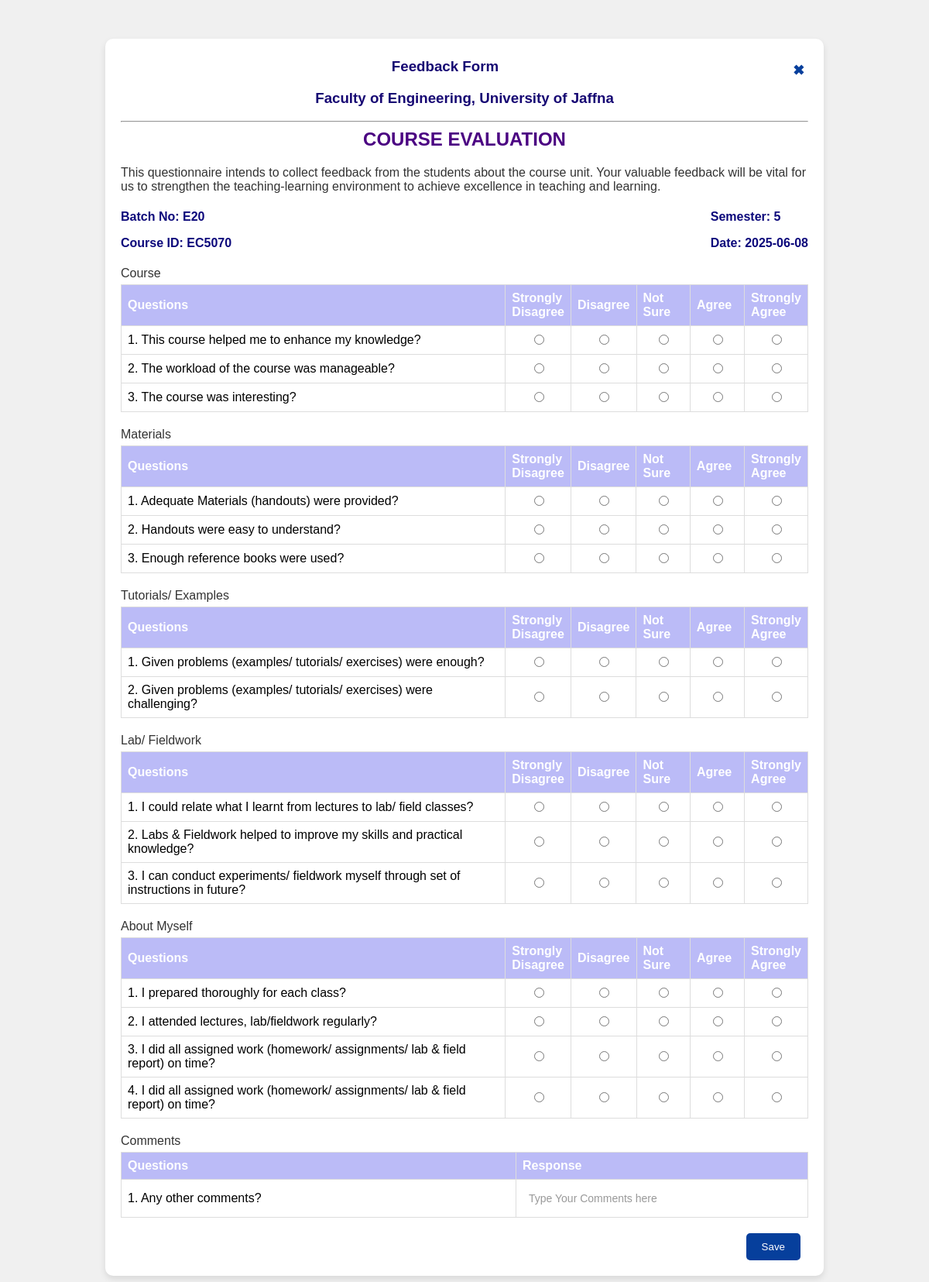
The app's page /Feedback Management System/Student/course_feedback.php?CourseId=EC5070&RegNo=2020E001 (signed in) with its own data.
### tables this page shows
CREATE TABLE `student` (
  `RegNo` varchar(8) NOT NULL,
  `Student_Name` varchar(150) DEFAULT NULL,
  `Address` varchar(150) DEFAULT NULL,
  `PhoneNo` int(10) DEFAULT NULL,
  `BatchNo` enum('E19','E20','E21','E22','E23') DEFAULT NULL,
  `Email` varchar(150) DEFAULT NULL,
  `Semester` enum('1','2','3','4','5','6','7','8') DEFAULT NULL
);

CREATE TABLE `course` (
  `CourseId` varchar(6) NOT NULL,
  `Course_Name` varchar(150) DEFAULT NULL,
  `Department` enum('Interdisciplinary studies','Computer Engineering','Electrical and Elocronics Engineering','Civil Engineering','Mechanical Engineering') DEFAULT NULL,
  `Semester` enum('1','2','3','4','5','6','7','8') DEFAULT NULL,
  `Credit` int(1) NOT NULL
);

CREATE TABLE `course_feedback_contains` (
  `QueId` varchar(4) NOT NULL,
  `QueType` varchar(100) NOT NULL,
  `QueText` varchar(300) NOT NULL
);

### Feedback Management System/Student/course_feedback.php (the view, shortened to what this page needs)
<?php
require_once "../MA/config.php";
$courseId = trim($_GET["CourseId"]);
$regNo = trim($_GET["RegNo"]);
$feedbackGiven = false;
$sqlCheckFeedback = "SELECT COUNT(*) FROM gives_course_feedback WHERE RegNo = ? AND CourseId = ?";
if ($stmtCheckFeedback = $conn->prepare($sqlCheckFeedback)) {
    $stmtCheckFeedback->bind_param("ss", $regNo, $courseId);
    if ($stmtCheckFeedback->execute()) {
        $stmtCheckFeedback->store_result();
        $stmtCheckFeedback->bind_result($feedbackCount);
        $feedbackGiven = $feedbackCount > 0;
    } else {
        exit("Oops! Something went wrong. Please try again later.");
    }
}
$sqlSemester = "SELECT Semester FROM course WHERE CourseId = ?";
if ($stmtSemester = $conn->prepare($sqlSemester)) {
    $stmtSemester->bind_param("s", $courseId);
    if ($stmtSemester->execute()) {
        $stmtSemester->store_result();
        if ($stmtSemester->num_rows == 1) {
            $stmtSemester->bind_result($semester);
        } else {
            exit("Semester details not found.");
        }
    } else {
        exit("Oops! Something went wrong. Please try again later.");
    }
}
$batchNo = 'Unknown';
$sqlBatch = "SELECT BatchNo FROM student WHERE RegNo = ?";
if ($stmtBatch = $conn->prepare($sqlBatch)) {
    $stmtBatch->bind_param("s", $regNo);
    if ($stmtBatch->execute()) {
        $stmtBatch->store_result();
        if ($stmtBatch->num_rows == 1) {
            $stmtBatch->bind_result($batch);
            $batchNo = $batch;
        } else {
            $batchNo = 'Not found';
        }
    } else {
        $batchNo = 'Error fetching batch number';
    }
}
$sql = "SELECT QueId, QueType, QueText FROM course_feedback_contains ORDER BY QueType AND QueId";
if ($stmt = $conn->prepare($sql)) {
    if ($stmt->execute()) {
        $stmt->store_result();
        if ($stmt->num_rows > 0) {
            $stmt->bind_result($queId, $queType, $queText);
            $currentType = null;
            $questions = [];
            while ($stmt->fetch()) {
                if ($currentType !== $queType) {
                    if ($currentType !== null) {
                        $questions[] = ['type' => $currentType, 'questions' => $currentQuestions];
                    }
                    $currentType = $queType;
                    $currentQuestions = [];
                }
                $currentQuestions[] = ['QueId' => $queId, 'QueText' => $queText];
            }
            if ($currentType !== null) {
                $questions[] = ['type' => $currentType, 'questions' => $currentQuestions];
            }
        } else {
            exit("No questions found.");
        }
    } else {
        exit("Oops! Something went wrong. Please try again later.");
    }
} else {
    exit("Oops! Something went wrong. Please try again later.");
}
?>
<!DOCTYPE html>
<html lang="en">
<head>
    <link rel="stylesheet" href="course_feedback_style.css">
    <link rel="stylesheet" href="https://cdnjs.cloudflare.com/ajax/libs/font-awesome/6.5.2/css/all.min.css" />
</head>
<body>
    <div class="container">
        <button onclick="closeFeedback()" class="close-button">&#10006;</button>
        <h3>Feedback Form</h3>
        <h3>Faculty of Engineering, University of Jaffna</h3>
        <hr>
        <h2>COURSE EVALUATION</h2>
        <p>This questionnaire intends to collect feedback from the students about the course unit. Your valuable feedback will be vital for us to strengthen the teaching-learning environment to achieve excellence in teaching and learning.</p>
        <div class="info-container">
            <div class="info-left">
                <p>Batch No: <?php echo htmlspecialchars($batchNo); ?></p>
                <p>Course ID: <?php echo htmlspecialchars($courseId); ?></p>
            </div>
            <div class="info-right">
                <p>Semester: <?php echo htmlspecialchars($semester); ?></p>
                <p>Date: <?php echo htmlspecialchars(date('Y-m-d')); ?></p>
            </div>
        </div>
        <form id="feedbackForm" method="post" action="save_feedback.php?CourseId=<?php echo htmlspecialchars($courseId); ?>&RegNo=<?php echo htmlspecialchars($regNo); ?>">
            <?php foreach ($questions as $questionType) : ?>
                <p><?php echo htmlspecialchars($questionType['type']); ?></p>
                <table>
                    <tr>
                        <?php if ($questionType['type'] === 'Comments') : ?>
                            <th class='questions-header'>Questions</th>
                            <th>Response</th>
                        <?php else : ?>
                            <th class='questions-header'>Questions</th>
                            <th>Strongly Disagree</th>
                            <th>Disagree</th>
                            <th>Not Sure</th>
                            <th>Agree</th>
                            <th>Strongly Agree</th>
                        <?php endif; ?>
                    </tr>
                    <?php $count = 1; ?>
                    <?php foreach ($questionType['questions'] as $question) : ?>
                        <tr>
                            <?php if ($questionType['type'] === 'Comments') : ?>
                                <td class='question-column' style='width: 57.5%;'><?php echo $count . ". " . htmlspecialchars($question['QueText']); ?></td>
                                <td class='response-column' style='width: 42.5%;'><input type='text' id='comments' class='response-input' name='responses[<?php echo $question['QueId']; ?>]' placeholder='Type Your Comments here'></td>
                            <?php else : ?>
                                <?php $nameAttribute = 'responses[' . $question['QueId'] . ']'; ?>
                                <td class='question-column'><?php echo $count . ". " . htmlspecialchars($question['QueText']); ?></td>
                                <td class='response-column'><input type='radio' class='single-checkbox' name='<?php echo $nameAttribute; ?>' value='1'></td>
                                <td class='response-column'><input type='radio' class='single-checkbox' name='<?php echo $nameAttribute; ?>' value='2'></td>
                                <td class='response-column'><input type='radio' class='single-checkbox' name='<?php echo $nameAttribute; ?>' value='3'></td>
                                <td class='response-column'><input type='radio' class='single-checkbox' name='<?php echo $nameAttribute; ?>' value='4'></td>
                                <td class='response-column'><input type='radio' class='single-checkbox' name='<?php echo $nameAttribute; ?>' value='5'></td>
                            <?php endif; ?>
                        </tr>
                        <?php $count++; ?>
                    <?php endforeach; ?>
                </table>
            <?php endforeach; ?>
            <div class="actions">
                <?php if ($feedbackGiven) : ?>
                    <p>You have already given feedback for this course.</p>
                <?php else : ?>
                    <button type="button" onclick="validateAndSaveFeedback()">Save</button>
                <?php endif; ?>
            </div>
        </form>
    </div>
</body>
</html>

### Feedback Management System/Student/course_feedback_style.css (style rules this page uses)
body { font-family: Arial, sans-serif; background-color: #f0f0f0; }
.container { width: 75%; margin: 50px auto; background-color: #ffffff; padding: 20px; border-radius: 10px; box-shadow: 0 4px 8px rgba(0, 0, 0, 0.1); }
h3 { color: rgb(22, 7, 115); text-align: center; justify-content: center; margin-top: 5px; }
h2 { color: #4b0082; text-align: center; margin-top: 5px; }
p { color: #333333; margin-bottom: 5px; }
hr { color: #4b0082; }
.info-container { display: flex; justify-content: space-between; }
.info-left { flex: 1; text-align: left; }
.info-right { flex: -1; text-align: left; }
table { width: 100%; border-collapse: collapse; margin-bottom: 20px; }
th, td { border: 1px solid #dddddd; text-align: left; padding: 8px; }
th { background-color: #bbbbf7; color: #ffffff; }
th.questions-header { width: 50%; }
td.question-column { width: 60%; padding: 8px; }
td.response-column { width: 8%; padding: 8px; text-align: center; }
.actions { margin-top: 20px; text-align: right; }
button { padding: 10px 20px; border: none; background-color: #063f9c; color: #ffffff; cursor: pointer; margin: 0 10px; border-radius: 5px; transition: background-color 0.3s ease; }
.response-input { width: 96%; padding: 8px; border: none; border-radius: 4px; font-size: 14px; outline: none; }
.response-input::placeholder { color: #999; }
.close-button { color: #063f9c; float: right; font-size: 18px; font-weight: bold; background-color: transparent; margin-right: -15px; }
.info-container p { color: #0c087b; font-weight: 550; }

### records on screen
student: BatchNo "E20"
course: Semester "5"
course_feedback_contains: QueText "This course helped me to enhance my knowledge?"
course_feedback_contains: QueText "The workload of the course was manageable?"
course_feedback_contains: QueText "The course was interesting?"
course_feedback_contains: QueText "Adequate Materials (handouts) were provided?"
course_feedback_contains: QueText "Handouts were easy to understand?"
course_feedback_contains: QueText "Enough reference books were used?"
course_feedback_contains: QueText "Given problems (examples/ tutorials/ exercises) were enough?"
course_feedback_contains: QueText "Given problems (examples/ tutorials/ exercises) were challenging?"
course_feedback_contains: QueText "I could relate what I learnt from lectures to lab/ field classes?"
course_feedback_contains: QueText "Labs & Fieldwork helped to improve my skills and practical knowledge?"
course_feedback_contains: QueText "I can conduct experiments/ fieldwork myself through set of instructions in future?"
course_feedback_contains: QueText "I prepared thoroughly for each class?"
course_feedback_contains: QueText "I attended lectures, lab/fieldwork regularly?"
course_feedback_contains: QueText "I did all assigned work (homework/ assignments/ lab & field report) on time?"
course_feedback_contains: QueText "I did all assigned work (homework/ assignments/ lab & field report) on time?"
course_feedback_contains: QueText "Any other comments?"

### other values on screen
$courseId "EC5070"
$questionType['type'] "Course"
$questionType['type'] "Materials"
$questionType['type'] "Tutorials/ Examples"
$questionType['type'] "Lab/ Fieldwork"
$questionType['type'] "About Myself"
$questionType['type'] "Comments"
